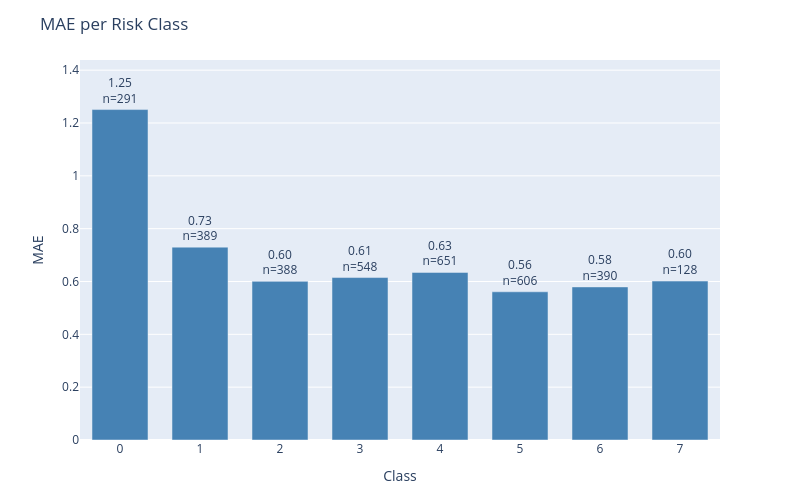

The notebook cell this image was saved under:
### Code cell
plot_error_by_group(
    df=results_test,
    y_true_col='actual',
    y_pred_col='prediction',
    group_by='class',
    metric='mae',
    title='MAE per Risk Class'
)

### Figure 1 — Plotly figure (JSON) as saved in the notebook; plotly's stock layout.template omitted (floating-point values rounded to 4 significant figures)
{"data": [{"marker": {"color": "steelblue"}, "text": ["1.25<br>n=291", "0.73<br>n=389", "0.60<br>n=388", "0.61<br>n=548", "0.63<br>n=651", "0.56<br>n=606", "0.58<br>n=390", "0.60<br>n=128"], "textposition": "outside", "type": "bar", "x": ["0", "1", "2", "3", "4", "5", "6", "7"], "y": [1.251, 0.7301, 0.6005, 0.615, 0.6344, 0.5611, 0.5795, 0.6016]}], "layout": {"bargap": 0.3, "height": 500, "margin": {"b": 60, "t": 60}, "title": {"text": "MAE per Risk Class"}, "uniformtext": {"minsize": 8, "mode": "hide"}, "width": 800, "xaxis": {"title": {"text": "Class"}}, "yaxis": {"range": [0, 1.438], "title": {"text": "MAE"}}}}
